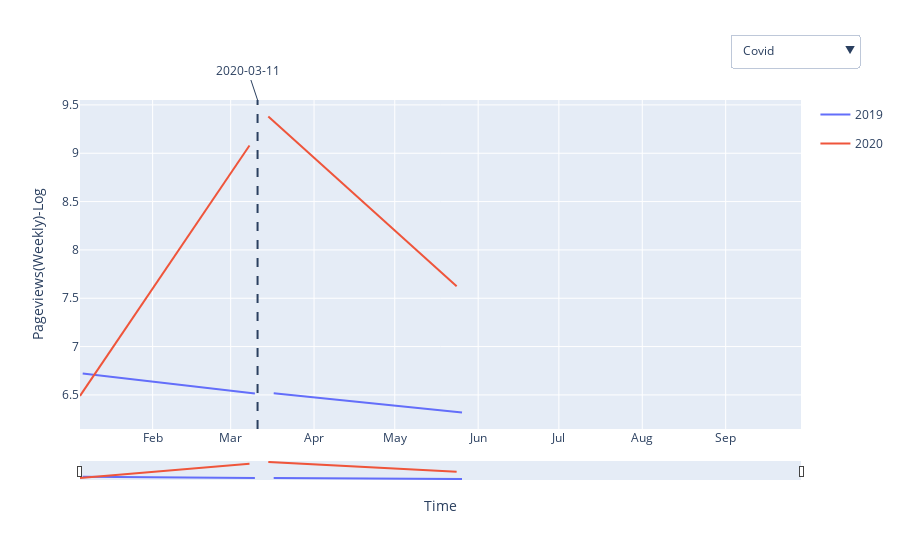

Notebook cell for this chart:
### Markdown cell above
### 3.3  Figure of all categories and event 'Mobility' for Italy

**cate_time_rdd.html**

### Code cell
plot = go.Figure()
event = 'Mobility'
language = 'it'

# update categories
categories = final.category.unique()

for category in categories:
    df = daily[(daily['language'] == language)*(daily['category'] == category)*(daily['event'] == event)].copy()

    df['year'] = df['year'].astype(str)
    if category == 'covid':
        fig=px.line(df, x='time', y="bestfit",color = 'year',line_group = 'intervention_flag')
    else:
        fig=px.line(df, x='time', y="bestfit",color = 'year',line_group = 'intervention_flag').update_traces(visible=False, selector=lambda t: t.name in ["2019","2020"])
    fig.add_scatter(x=df[df['year'] == '2019']['time'], y=df[df['year'] == '2019']["pageview"],mode='markers',name = '2019',visible=False,)
    fig.add_scatter(x=df[df['year'] == '2020']['time'], y=df[df['year'] == '2020']["pageview"],mode='markers',name = '2020',visible=False,)
    plot.add_traces(fig.data)

plot.update_layout(
    updatemenus=[
        dict(
            active=1,
            buttons=list([
                dict(label="None",
                     method="update",
                     args=[{"visible": [False]*78},
                           {"title": "No Selection"}]),
            ])+list([
                dict(label=(str(k).capitalize()),
                     method='update',
                    args=[{'visible':[False]*6*i+[True]*6+[False]*6*(12-i)},
                          {'title':str(k).capitalize()}],)
                for i,k in enumerate(categories)
            ]),
            showactive = True,
            x = 1.08,
            xanchor = 'right',
            y = 1.2,
            yanchor = 'top',   
        )
    ])

plot.add_vline(x = interventions[language][event],line_dash = 'dash')
plot.add_annotation(x=interventions[language][event], y=1,yref="paper",text=str(interventions[language][event].date()))

plot.update_xaxes(
    dtick="M1",
    tickformat="%b")

plot.update_xaxes(rangeslider_visible=True,rangeslider_thickness = 0.05)
plot.update_layout(xaxis_title = 'Time', 
                  yaxis_title = 'Pageviews(Weekly)-Log',)

plot.write_html(path+'cate_time_rdd.html')
plot.show()
